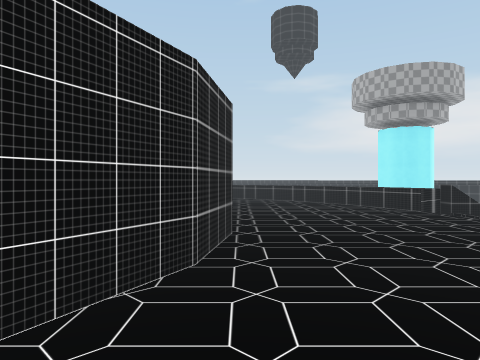
View 1 (above)

20 first-person views from a walk through a scene from a Unity 3-D project. The camera is 1.4 m above the floor, looks level and sees 70° across. The floor is counted in squares, 2 m on a side. Each view is taken from the middle of a square. On the plan, view 1 faces up. The plan holds only what a view shows up to about 11 squares ahead; the rest is blank. The place goes on beyond the plan. The player is left out.

View 2
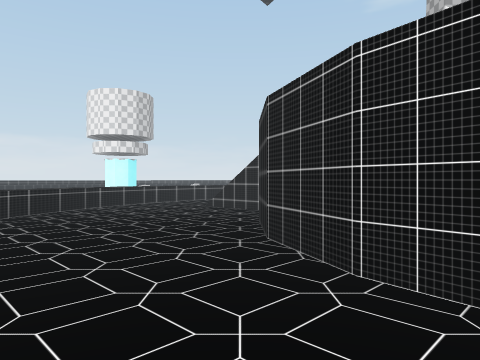

View 3
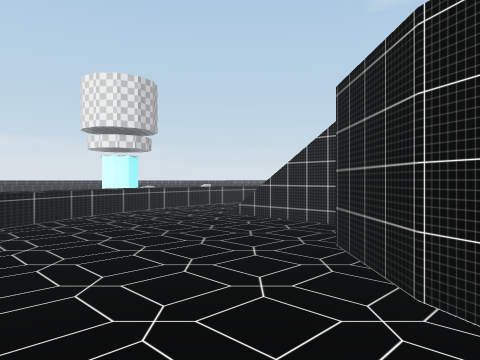

View 4
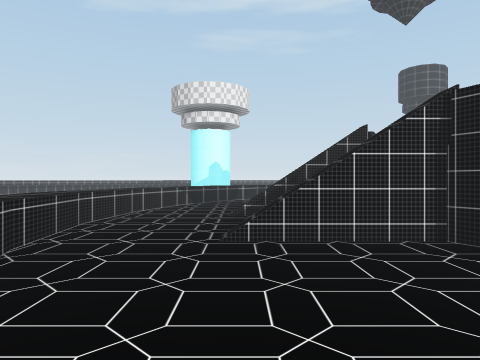

View 5
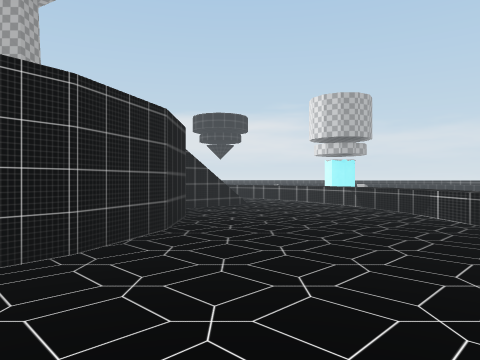

View 6
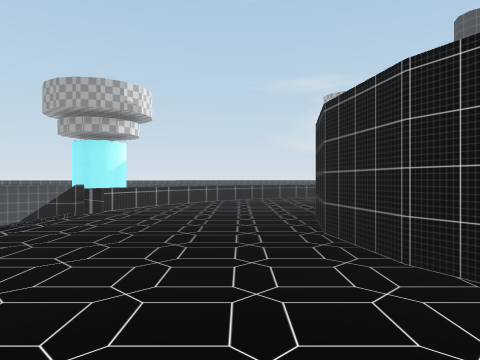

View 7
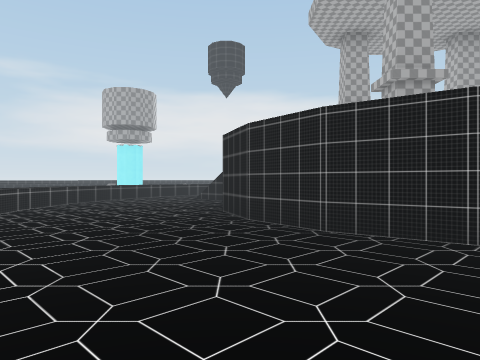

View 8
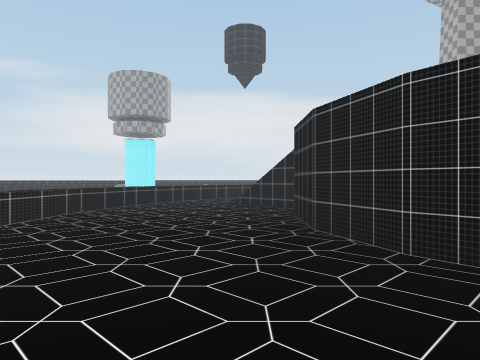

View 9
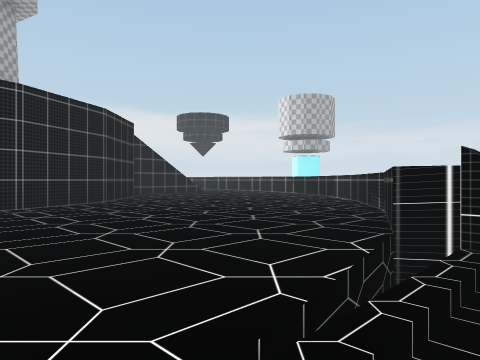

View 10
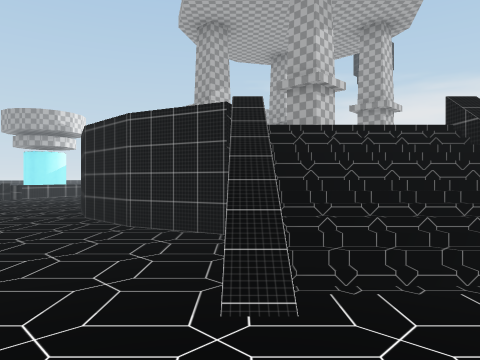

View 11
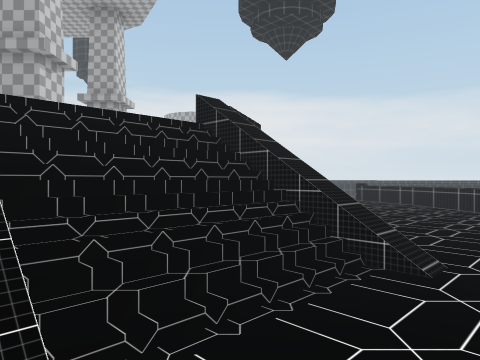

View 12
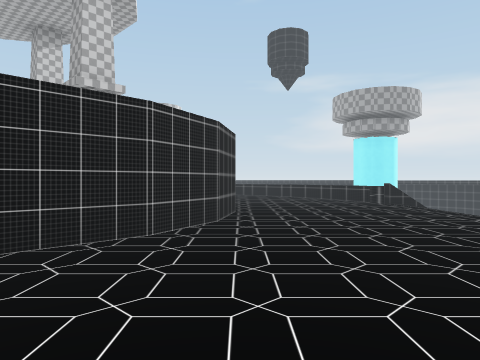

View 13
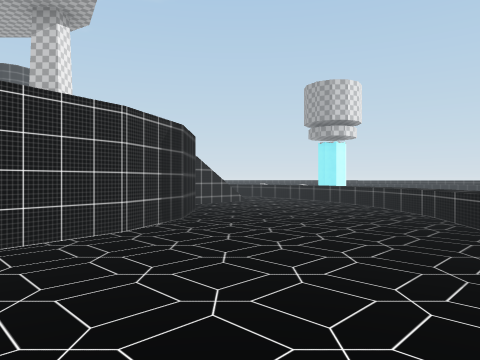

View 14
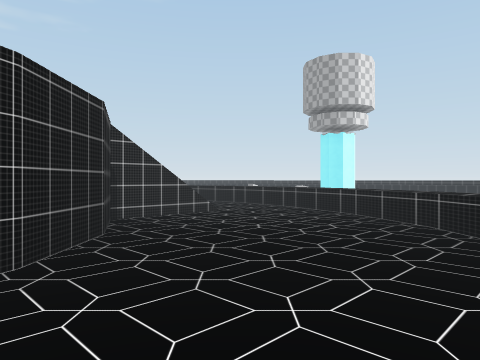

View 15
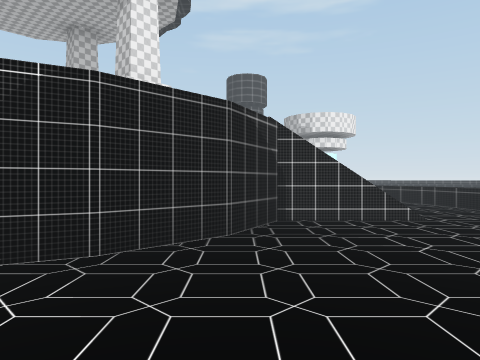

View 16
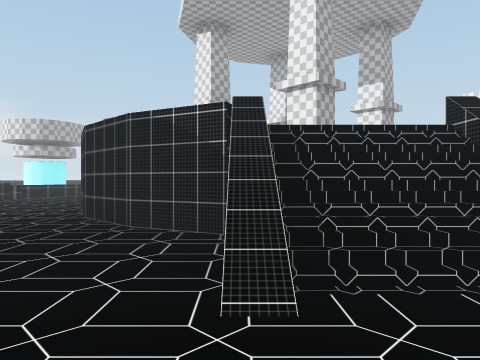

View 17
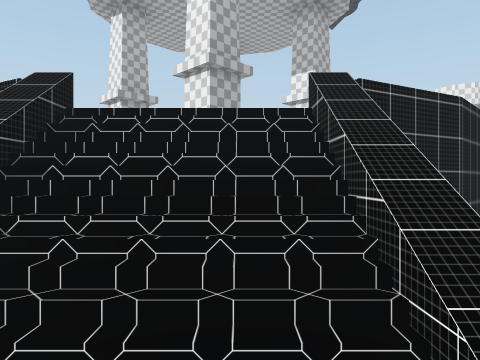

View 18
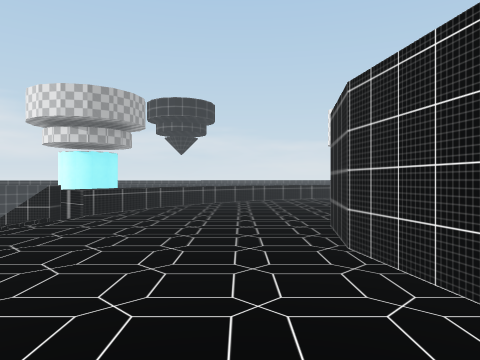

View 19
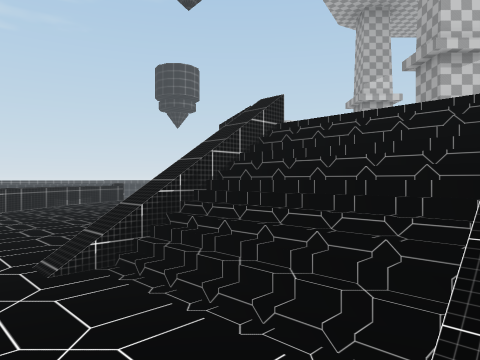

View 20
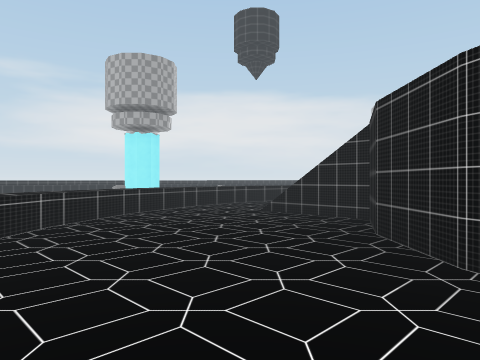

### Floor plan
Key: @ floor where view 1 was taken; # wall or solid block; . floor; / step, stairs or slope; = window, fence, low wall or low ledge; ^ raised ledge.
Columns run from 16 left of view 1 to 6 right of it. Each row starts with its distance up from view 1.
 15         ^^^^^^
 14      ^^^......^^^
 13     ^^..........^^
 12    #^..../../....^#
 11   #^.....////.....^#
 10   ^......////......=
  9  =.....#^    #.....=#
  8 #^....##     ##.....=#
  7 ^.....^   ##  ##.....^^
  6 /.....^        ^...../
  5 /.....=###  ###=...../
  4 /.....=###  ###=...../
  3 /.....^        ^...../
  2 /.....^   ##  ##...../
  1 #^....##     ##.....=#
  0  =.....##    #..@..=#
 -1   ^......////......=
 -2   #^.....////.....^#
 -3    #^..../../....^#
 -4     ^^..........^^
 -5       ^^......^^^
 -6         ^^^^^^

Where each view was taken, in squares from view 1:
view 1: 0 up, 0 right, facing up
view 2: 4 up, 2 right, facing down-left
view 3: 2 up, 1 right, facing down-left
view 4: 3 down, 0 right, facing left
view 5: 4 up, 14 left, facing down-right
view 6: 0 up, 12 left, facing up
view 7: 2 up, 15 left, facing up-right
view 8: 5 up, 14 left, facing up-right
view 9: 4 up, 16 left, facing down-right
view 10: 5 down, 7 left, facing up
view 11: 4 down, 7 left, facing up-right
view 12: 3 down, 0 right, facing up
view 13: 4 up, 4 right, facing up-left
view 14: 7 up, 2 right, facing up-left
view 15: 9 up, 2 right, facing left
view 16: 14 up, 4 left, facing down
view 17: 13 up, 6 left, facing down
view 18: 8 up, 1 right, facing down
view 19: 4 down, 4 left, facing up-left
view 20: 7 up, 13 left, facing up-right
